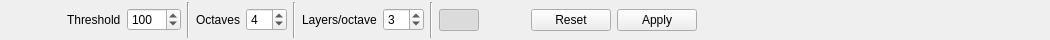
<?xml version="1.0" encoding="UTF-8"?>
<ui version="4.0">
 <class>barFeaturesSurf</class>
 <widget class="QWidget" name="barFeaturesSurf">
  <property name="enabled">
   <bool>true</bool>
  </property>
  <property name="geometry">
   <rect>
    <x>0</x>
    <y>0</y>
    <width>1050</width>
    <height>40</height>
   </rect>
  </property>
  <property name="sizePolicy">
   <sizepolicy hsizetype="Expanding" vsizetype="Preferred">
    <horstretch>0</horstretch>
    <verstretch>0</verstretch>
   </sizepolicy>
  </property>
  <property name="minimumSize">
   <size>
    <width>0</width>
    <height>40</height>
   </size>
  </property>
  <property name="maximumSize">
   <size>
    <width>16777215</width>
    <height>40</height>
   </size>
  </property>
  <property name="windowTitle">
   <string>SURF Parameters Toolbar</string>
  </property>
  <layout class="QHBoxLayout" name="horizontalLayout_2">
   <property name="topMargin">
    <number>2</number>
   </property>
   <property name="rightMargin">
    <number>4</number>
   </property>
   <property name="bottomMargin">
    <number>2</number>
   </property>
   <item>
    <widget class="QLabel" name="label">
     <property name="minimumSize">
      <size>
       <width>24</width>
       <height>24</height>
      </size>
     </property>
     <property name="maximumSize">
      <size>
       <width>24</width>
       <height>24</height>
      </size>
     </property>
     <property name="styleSheet">
      <string notr="true"/>
     </property>
     <property name="text">
      <string/>
     </property>
     <property name="pixmap">
      <pixmap>:icons/Surf.png</pixmap>
     </property>
     <property name="scaledContents">
      <bool>true</bool>
     </property>
    </widget>
   </item>
   <item>
    <widget class="QFrame" name="frame_9">
     <property name="sizePolicy">
      <sizepolicy hsizetype="Fixed" vsizetype="Preferred">
       <horstretch>0</horstretch>
       <verstretch>0</verstretch>
      </sizepolicy>
     </property>
     <property name="minimumSize">
      <size>
       <width>20</width>
       <height>0</height>
      </size>
     </property>
     <property name="maximumSize">
      <size>
       <width>20</width>
       <height>16777215</height>
      </size>
     </property>
    </widget>
   </item>
   <item>
    <widget class="QLabel" name="label_6">
     <property name="text">
      <string>Threshold</string>
     </property>
     <property name="buddy">
      <cstring>uiSpinBoxThreshold</cstring>
     </property>
    </widget>
   </item>
   <item>
    <widget class="QSpinBox" name="uiSpinBoxThreshold">
     <property name="minimum">
      <number>1</number>
     </property>
     <property name="maximum">
      <number>9999</number>
     </property>
     <property name="value">
      <number>100</number>
     </property>
    </widget>
   </item>
   <item>
    <widget class="Line" name="line_2">
     <property name="orientation">
      <enum>Qt::Vertical</enum>
     </property>
    </widget>
   </item>
   <item>
    <widget class="QLabel" name="label_7">
     <property name="text">
      <string>Octaves</string>
     </property>
     <property name="buddy">
      <cstring>uiSpinBoxOctaves</cstring>
     </property>
    </widget>
   </item>
   <item>
    <widget class="QSpinBox" name="uiSpinBoxOctaves">
     <property name="minimum">
      <number>1</number>
     </property>
     <property name="value">
      <number>4</number>
     </property>
    </widget>
   </item>
   <item>
    <widget class="Line" name="line">
     <property name="orientation">
      <enum>Qt::Vertical</enum>
     </property>
    </widget>
   </item>
   <item>
    <widget class="QLabel" name="label_8">
     <property name="text">
      <string>Layers/octave</string>
     </property>
     <property name="buddy">
      <cstring>uiSpinBoxLayers</cstring>
     </property>
    </widget>
   </item>
   <item>
    <widget class="QSpinBox" name="uiSpinBoxLayers">
     <property name="minimum">
      <number>1</number>
     </property>
     <property name="value">
      <number>3</number>
     </property>
    </widget>
   </item>
   <item>
    <widget class="Line" name="line_3">
     <property name="orientation">
      <enum>Qt::Vertical</enum>
     </property>
    </widget>
   </item>
   <item>
    <widget class="QPushButton" name="uiPushButtonShowOrientation">
     <property name="toolTip">
      <string>Show Descriptor Orientation</string>
     </property>
     <property name="text">
      <string/>
     </property>
     <property name="icon">
      <iconset>
       <normaloff>:icons/draw-donut.svg</normaloff>:icons/draw-donut.svg</iconset>
     </property>
     <property name="iconSize">
      <size>
       <width>24</width>
       <height>24</height>
      </size>
     </property>
     <property name="checkable">
      <bool>true</bool>
     </property>
     <property name="checked">
      <bool>true</bool>
     </property>
    </widget>
   </item>
   <item>
    <widget class="QFrame" name="frame_8">
     <property name="sizePolicy">
      <sizepolicy hsizetype="Fixed" vsizetype="Preferred">
       <horstretch>0</horstretch>
       <verstretch>0</verstretch>
      </sizepolicy>
     </property>
     <property name="minimumSize">
      <size>
       <width>40</width>
       <height>0</height>
      </size>
     </property>
     <property name="maximumSize">
      <size>
       <width>40</width>
       <height>16777215</height>
      </size>
     </property>
     <property name="frameShape">
      <enum>QFrame::NoFrame</enum>
     </property>
     <property name="frameShadow">
      <enum>QFrame::Raised</enum>
     </property>
    </widget>
   </item>
   <item>
    <widget class="QDialogButtonBox" name="uiButtonBox">
     <property name="sizePolicy">
      <sizepolicy hsizetype="Fixed" vsizetype="Fixed">
       <horstretch>0</horstretch>
       <verstretch>0</verstretch>
      </sizepolicy>
     </property>
     <property name="toolTip">
      <string>Reset Parameters to Their Default Values</string>
     </property>
     <property name="standardButtons">
      <set>QDialogButtonBox::Apply|QDialogButtonBox::Reset</set>
     </property>
    </widget>
   </item>
   <item>
    <spacer name="horizontalSpacer">
     <property name="orientation">
      <enum>Qt::Horizontal</enum>
     </property>
     <property name="sizeHint" stdset="0">
      <size>
       <width>40</width>
       <height>20</height>
      </size>
     </property>
    </spacer>
   </item>
  </layout>
 </widget>
 <tabstops>
  <tabstop>uiSpinBoxThreshold</tabstop>
  <tabstop>uiSpinBoxOctaves</tabstop>
  <tabstop>uiSpinBoxLayers</tabstop>
  <tabstop>uiPushButtonShowOrientation</tabstop>
 </tabstops>
 <resources/>
 <connections/>
</ui>
